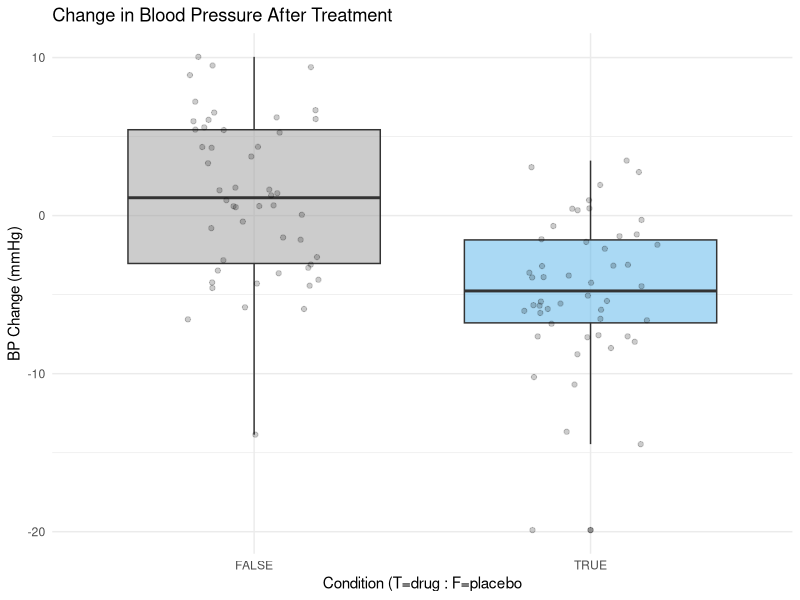

Reproduce this figure in R.
# Load libraries
library(ggplot2)
library(dplyr)
library(broom)
library(car)

set.seed(187) #Random seed

n <- 100 #Number of trials

#Setting up the dataframe
id <- 1:n #Unique identifier for each individual
group_id <- rep(c(TRUE, FALSE), each = n/2) #True is drug, False is placebo
age <- rnorm(n, mean=45, sd=8) #Random ages around 45 yrs old
sex <- sample(c("Male", "Female"), n, replace = TRUE) #Random male and female
bmi <- rnorm(n, mean=30, sd=5) #Random bmi around 30

data <- data.frame(id, group_id, age, sex, bmi) #Set up the dataframe

#Generate some random change. The medication should on average decrease bp

# Generate BP changes
placebo_bp <- rnorm(n/2, mean = 0, sd = 5) #Add deviation for placebo
drug_bp <- rnorm(n/2, mean = -6, sd = 5) #Decrease mean for bp med data

# Create one vector that combines them
bp_values <- numeric(nrow(data))  # Preallocate vector of correct length
bp_values[data$group_id == FALSE] <- placebo_bp #Assigns placebo bp values to bp_values based on corresponding location in dataframe
bp_values[data$group_id == TRUE] <- drug_bp #Assigns drug bp values to bp_values based on corresponding location in dataframe

# Add to the dataframe
data$bp_change <- bp_values

head(data)

#Basic statistics on bp_change
summary_stats <- data %>% #get values from data
  group_by(group_id) %>% #group the results by drug (TRUE) or placebo (FLASE)
  summarise(   #summarise the data based on the following parameters
    bp_delta_mean = mean(bp_change), #take the mean of the bp_change
    sdev_bp_change = sd(bp_change), #take the standard deviation of the bp_change
    n = n()) #list the number of replicates for each group

show(summary_stats) #display the summary statistics in the console

#Perform a t-test to identify whether there is a significant difference
t_result <- t.test(bp_change ~ group_id, data = data) #test if bp difference is significant, generate p value
show(t_result) #display t-test results

#Linear model based on the various categories
model1 <- lm(bp_change ~ group_id + age + sex + bmi, data = data)
summary(model1)

#Principle component analysis (needs data to be modified to numerical)
data_pca <- data %>%
  mutate(
    sex_num = ifelse(sex == "Male", 1, 0), #Select male to 1 and Female to 0
    group_num = ifelse(group_id == TRUE, 1, 0) #Select drug to 1 and placebo to 0
  ) %>%
  select(age, bmi, sex_num, group_num)

pca_result <- prcomp(data_pca,    #Run PCA
                     center = TRUE, 
                     scale. = TRUE) 

summary(pca_result) #Summary of PCA

ggplot(data, aes(x = group_id, y = bp_change, fill = group_id)) + #aes is for aesthetic mapping, uses group to determine the fill
  geom_boxplot(alpha = 0.5) + #generate boxplot with opacity of 0.5
  geom_jitter(width = 0.2, alpha = 0.2) +  #adds slight horizontal displacement to points
  theme_minimal() + #minimalistic theme to avoid gridlines
  labs(title = "Change in Blood Pressure After Treatment",   #Title
       y = "BP Change (mmHg)", x = "Condition (T=drug : F=placebo") +   #Axes labels
  scale_fill_manual(values = c("#999999", "#56B4E9")) + #Color values for boxes
  theme(legend.position = "none") #hides legend because groups are already evident


